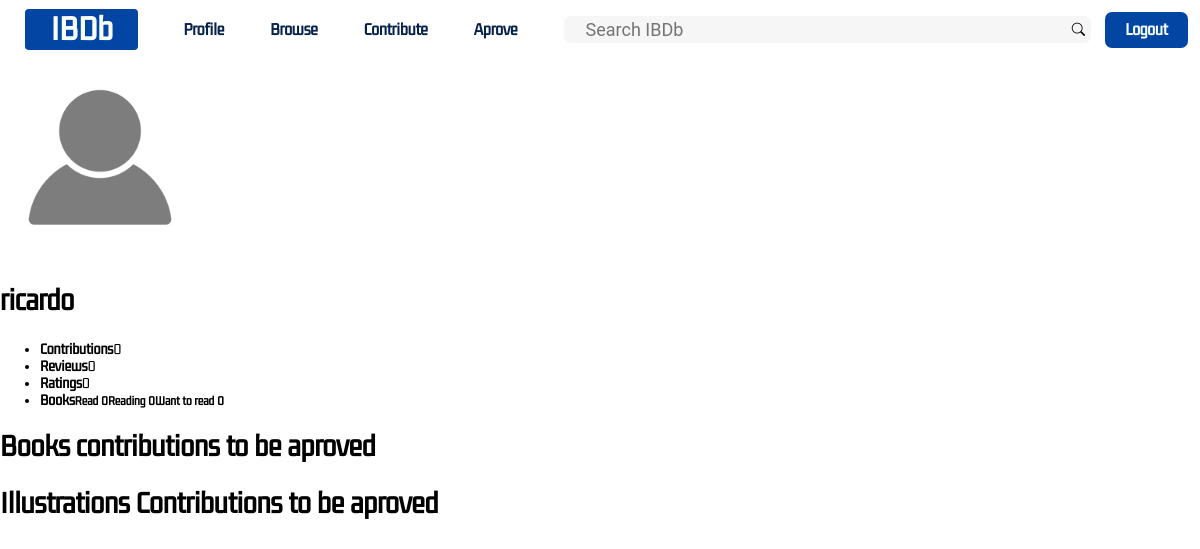
/profile/1 (signed in), run on an earlier commit of the app's database.
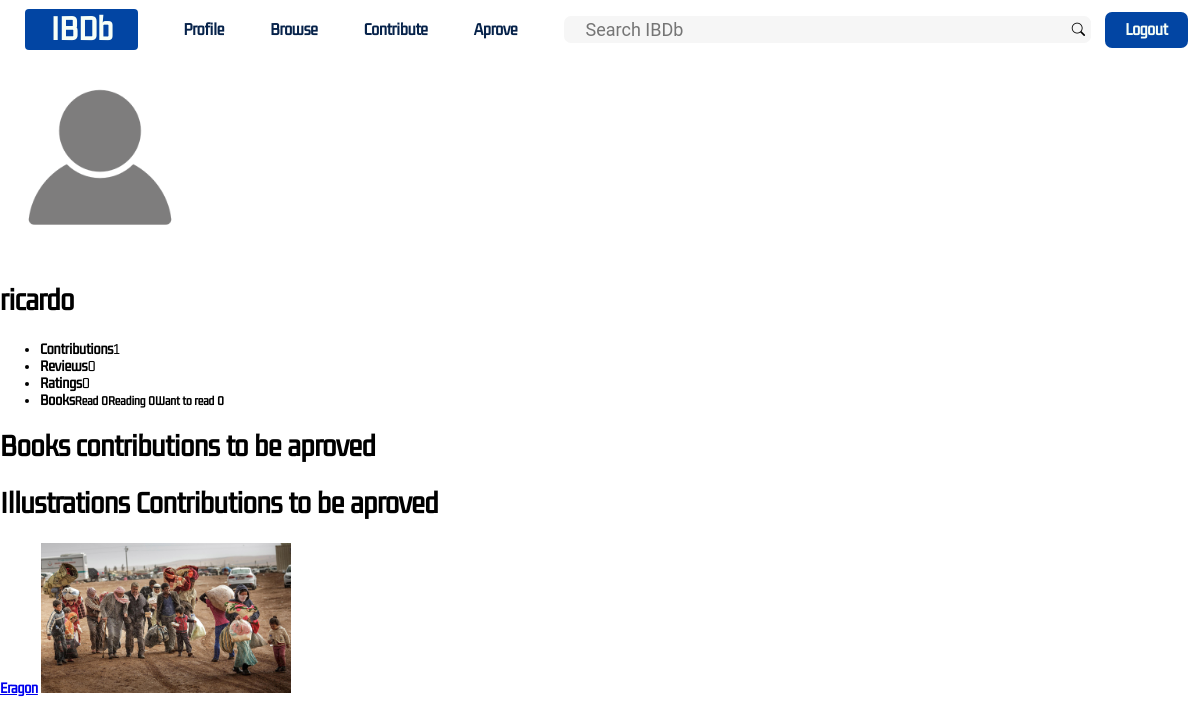
And on a later commit of the database.
### books/models.py (models this page shows, shortened)
class User(AbstractUser):
	contributions = models.IntegerField(default=0)
	read = models.ManyToManyField(Book, related_name="books_already_read")
	reading = models.ManyToManyField(Book, related_name="books_currently_reading")
	want_to_read = models.ManyToManyField(Book, related_name="books_to_read")

class IllustrationPostRequest(models.Model):
	user = models.ForeignKey(User, on_delete=models.CASCADE)
	image = models.ImageField(upload_to="books")
	book = models.ForeignKey(Book, on_delete=models.CASCADE)

class AbstractBook(models.Model):
	title = models.CharField(max_length=128, default="")
	author = models.CharField(max_length=64, default="")
	isbn = models.JSONField(max_length=64, default=dict)
	synopsis = models.TextField(max_length=600, default="")
	genres = models.JSONField(max_length=64, default=dict)
	published = models.DateField(default=date(2000, 2, 2))
	original_title = models.CharField(max_length=128, default="")
	characters = models.JSONField(max_length=528, default=dict)
	keywords = models.JSONField(max_length=528, default=dict)
	class Meta:
		abstract = True

class Book(AbstractBook):
	book_cover = models.ImageField(upload_to="books")
	protection = models.BooleanField(max_length=128, default=False)

### books/views.py (the view)
# urls.py: path('profile/<str:user_id>', views.profile, name="profile"),
def profile(request, user_id):
	user = User.objects.get(username=request.user.username)
	book_post_request = BookRequest.objects.filter(user=user)
	illustration_post_request = IllustrationPostRequest.objects.filter(user=user)
	illustration_delete_request = IllustrationDeleteRequest.objects.filter(user=user)
	return render(request, "books/profile.html", {
		"reviews": Review.objects.filter(user=request.user).count(),
		"ratings": Rating.objects.filter(user=request.user).count(),
		"read": user.read.count(),
		"reading": user.reading.count(),
		"want": user.reading.count(),
		"book_post": book_post_request,
		"illustration_post": illustration_post_request,
		"illustration_delete": illustration_delete_request
		})

### books/templates/books/profile.html (shortened to what this page needs)
{% extends 'books/layout.html' %}
{% load static %}
{% block css %}<link rel="stylesheet" href="">{% endblock %}
{% block body %}
<div>
	<div class="user">
		<img src="{% static 'images/profile-image.png' %}" width="200px">
		<h1>{{ request.user.username }}</h1>
	</div>
	<div class="user-info">
		<ul>
			<li><b>Contributions</b>{{ request.user.contributions }}</li>
			<li><b>Reviews</b>{{ reviews }}</li>
			<li><b>Ratings</b>{{ ratings }}</li>
			<li><b>Books<b><small>Read {{ read }}</small><small>Reading {{ reading }}</small><small>Want to read {{ want }}</small></li>
		</ul>
	</div>
	<div class="contributions-post">
		<div>
			<h1>Books contributions to be aproved</h1>
		</div>
		<div>
			<h1>Illustrations Contributions to be aproved</h1>
			{% for illustration in illustration_post %}
				<div>
					<a href="{% url 'book' illustration.book.id %}">{{ illustration.book.title }}</a>
					<img src="{{ illustration.image.url }}" height="150px">
				</div>
			{% endfor %}
		</div>
	</div>
</div>
{% endblock %}

What changed in the data, as far as the page shows it:
changed User "ricardo": user.contributions "0" → "1"
added IllustrationPostRequest: book "Eragon", image (picture)
